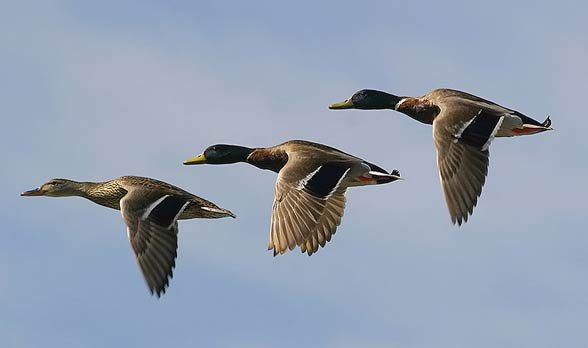
%> input picture 05/kaczki.jpg, 588 x 348 px
$ octave lab5.m   (GNU Octave 9; MATLAB toolbox functions it lacks are replaced by stand-ins)
%> lines starting %> are read from the running program, lines starting %| are printed output that depends on the picture; in (x1, y1, x2, y2) boxes, pixels count from 0 and x2, y2 are one past the last pixel; in counts of white or black regions, pixels touching at a corner belong together; the program's own positions count from 1
% czarne tlo, same biale kaczki
clear;clc;close all;
im=rgb2gray(double(imread('kaczki.jpg'))/255);
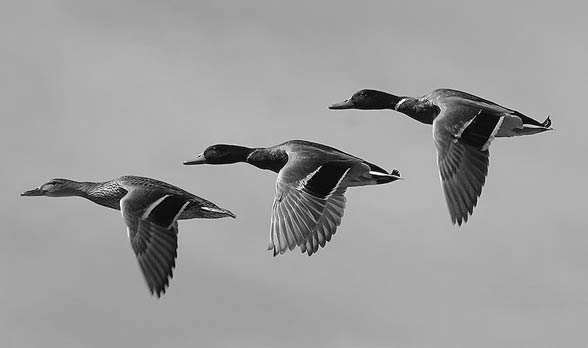
%> im: size 348x588 double; min 0, max 1, mean 0.618
bim=~imbinarize(im);
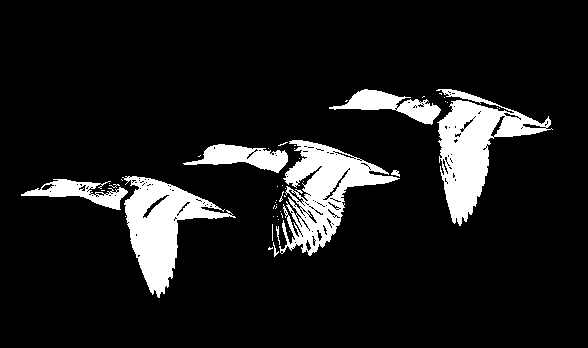
%> bim: size 348x588 logical; 10.6% white; 47 white regions (38 under 20 px), largest, box (x1, y1, x2, y2) and area: (436, 89, 553, 226) 6049, (279, 140, 400, 256) 5569, (122, 176, 236, 298) 5431
bim=imclose(bim,ones(11)); % delatacja, pogrubienie - kaczki + erozja,
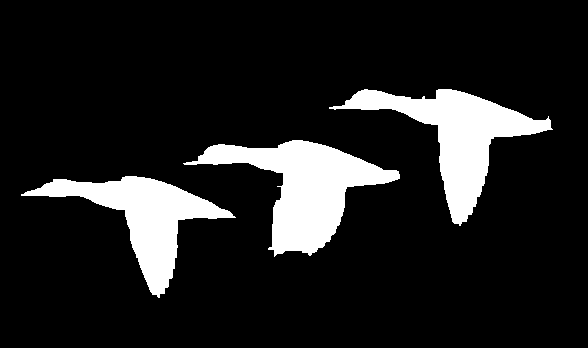
%> bim: size 348x588 logical; 12.7% white; 3 white regions, box (x1, y1, x2, y2) and area: (183, 140, 400, 257) 9626, (329, 89, 553, 226) 8811, (21, 176, 236, 298) 7650
% rozwiazanie problemy
% im = "kaczki.jpg";
figure
h = 4;
w = 3;
subplot(h,w,1)
imshow("kaczki.jpg")
subplot(h,w,2);
imshow(bim);

%operacje morfologiczne
% bim = bwmorph(bim,'remove') %2 arg - funckja ktorej chcemy uzcy : erozja, delatacja, open, close
% erose delate open close;
% fill - wypeknia, jka mamy bialy obiek i pojedyncze czarn epunkty, to
% wypelnia pojedyncze piksele i to ich wypelnia
% clean - to samo jak wyzej tylko z bialymi elementami
% remove -keawedz wszystkich obiektow
% obeaz - erose, czyli to jest to samo co bin - erose - tp jest dokladnie
% ten sam wynik
subplot(h,w,3);
imshow(bim);


% szkelet
sk = bwmorph(bim, 'skel', inf); % zbiur wszystkich punktow, srednia medzy krawedziami (odlelosc taka sama)
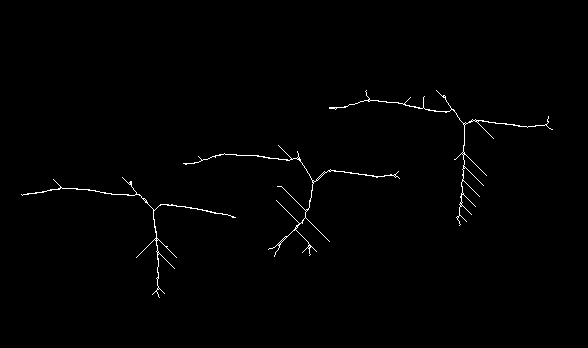
%> sk: size 348x588 logical; 0.77% white in thin lines or dots, all inside (x1, y1, x2, y2) = (21, 90, 553, 298)
subplot(h,w,4); % 3 argument - inf, nie musimy wiedziec od ktorej iteracji obraz sie nie zmienia
imshow(sk);

% pt = bwmorph(sk, 'endpoint');
% subplot(h,w,5);
% imshow(pt); % - punkty koncowe szkeletu, patrzymy czy ma wiecej niz 1 sasiada

%> (the run ends here)
